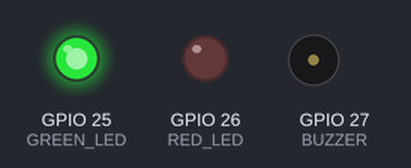
Recording of a sketch running on a simulated ESP32. Parts: output pins drawn as LEDs (lit = HIGH), buzzer (waves = sounding). What the sketch prints to the serial monitor is not drawn.

Above: at 1.5 s.
At 3.0 s:
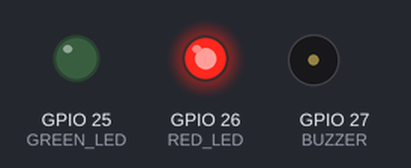
At 6.16 s:
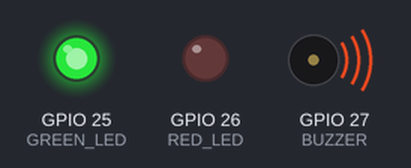
At 8.61 s:
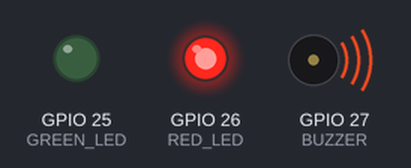
At 11.4 s:
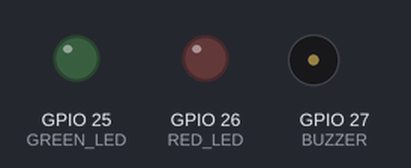
At 16.2 s:
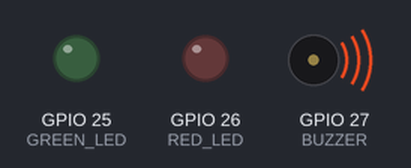
Timing chart, 0 to 16.6 s (numbered marks = the images above):
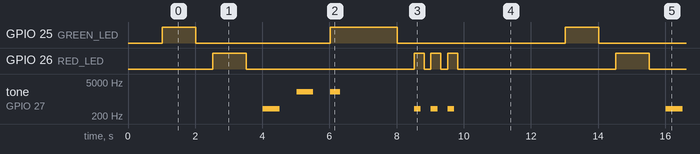

Measured:
- by itself, GPIO 25 (GREEN_LED): repeats every 12.0 s: LOW 4.0 s, HIGH 2.0 s, LOW 5.0 s, HIGH 1.0 s
- by itself, GPIO 26 (RED_LED): repeats every 12.0 s: LOW 5.0 s, 2 × (HIGH 0.30 s, LOW 0.20 s), HIGH 0.30 s, LOW 4.7 s, HIGH 1.0 s
- by itself, tone on GPIO 27 (BUZZER): repeats every 12.0 s: silent 0.50 s, 2000 Hz 0.50 s, silent 0.50 s, 2000 Hz 0.30 s, silent 2.2 s, 2 × (400 Hz 0.20 s, silent 0.30 s), 400 Hz 0.20 s, silent 6.3 s, 400 Hz 0.50 s

The sketch:

led-buzzer-test.ino
```cpp
/*
 * LED and Buzzer Test
 * Tests all status indicators
 */

#define GREEN_LED 25
#define RED_LED   26
#define BUZZER    27

void setup() {
  Serial.begin(115200);
  delay(1000);

  pinMode(GREEN_LED, OUTPUT);
  pinMode(RED_LED, OUTPUT);
  pinMode(BUZZER, OUTPUT);

  // Turn off everything
  digitalWrite(GREEN_LED, LOW);
  digitalWrite(RED_LED, LOW);

  Serial.println("\n╔════════════════════════════════╗");
  Serial.println("║  LED & BUZZER TEST             ║");
  Serial.println("╚════════════════════════════════╝\n");
}

void loop() {
  Serial.println("Testing Green LED...");
  digitalWrite(GREEN_LED, HIGH);
  delay(1000);
  digitalWrite(GREEN_LED, LOW);
  delay(500);

  Serial.println("Testing Red LED...");
  digitalWrite(RED_LED, HIGH);
  delay(1000);
  digitalWrite(RED_LED, LOW);
  delay(500);

  Serial.println("Testing Buzzer - Low tone...");
  tone(BUZZER, 400, 500);  // Low beep
  delay(1000);

  Serial.println("Testing Buzzer - High tone...");
  tone(BUZZER, 2000, 500);  // High beep
  delay(1000);

  Serial.println("Testing Success Pattern...");
  digitalWrite(GREEN_LED, HIGH);
  tone(BUZZER, 2000, 300);
  delay(2000);
  digitalWrite(GREEN_LED, LOW);
  delay(500);

  Serial.println("Testing Denied Pattern...");
  for (int i = 0; i < 3; i++) {
    digitalWrite(RED_LED, HIGH);
    tone(BUZZER, 400, 200);
    delay(300);
    digitalWrite(RED_LED, LOW);
    delay(200);
  }

  Serial.println("\n--- Test Complete! Repeating in 3 seconds ---\n");
  delay(3000);
}
```
